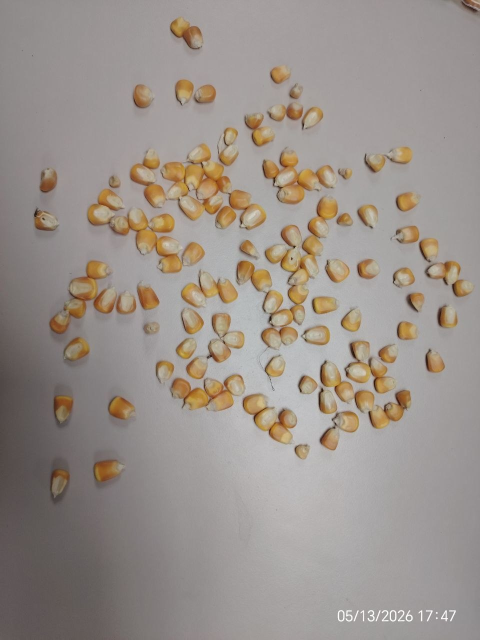
#> input picture Deployment_Folder/raw_photos/Broken/photo_2026-05-28_20-22-31.jpg, 960 x 1280 px (shown at 1/2 size); its folder holds only this picture in this run
$ python crop_seeds.py
#> lines starting #> are read from the running program, lines starting #| are printed output that depends on the picture; after the words box and inside, x2 and y2 are one past the last pixel; in counts of white or black regions, pixels touching at a corner belong together
import argparse
from pathlib import Path

import cv2
import numpy as np


IMAGE_EXTENSIONS = {".jpg", ".jpeg", ".png", ".bmp", ".tif", ".tiff", ".webp"}


def list_images(input_path):
    """Return image paths while preserving a stable order."""
    input_path = Path(input_path)
    if input_path.is_file():
        return [input_path]

    return sorted(
        path
        for path in input_path.rglob("*")
        if path.is_file() and path.suffix.lower() in IMAGE_EXTENSIONS
    )


def estimate_background_lab(image_lab):
    h, w = image_lab.shape[:2]
    border = max(8, int(min(h, w) * 0.04))
    samples = np.concatenate(
        [
            image_lab[:border, :, :].reshape(-1, 3),
            image_lab[-border:, :, :].reshape(-1, 3),
            image_lab[:, :border, :].reshape(-1, 3),
            image_lab[:, -border:, :].reshape(-1, 3),
        ],
        axis=0,
    )
    return np.median(samples, axis=0)


def build_foreground_mask(image, threshold=None):
    blurred = cv2.GaussianBlur(image, (5, 5), 0)
    lab = cv2.cvtColor(blurred, cv2.COLOR_BGR2LAB).astype(np.float32)
    hsv = cv2.cvtColor(blurred, cv2.COLOR_BGR2HSV)
    bg_lab = estimate_background_lab(lab)
    bg_l, _, bg_b = bg_lab

    delta_l = (lab[:, :, 0] - bg_lab[0]) * 0.35
    delta_a = lab[:, :, 1] - bg_lab[1]
    delta_b = lab[:, :, 2] - bg_lab[2]
    distance = np.sqrt(delta_l * delta_l + delta_a * delta_a + delta_b * delta_b)
    distance_u8 = cv2.normalize(distance, None, 0, 255, cv2.NORM_MINMAX).astype(np.uint8)

    if bg_l > 95:
        hue = hsv[:, :, 0]
        saturation = hsv[:, :, 1]
        value = hsv[:, :, 2]
        lab_b = lab[:, :, 2]

        yellow_hue = hue <= 45
        enough_color = saturation >= 25
        yellow_lab = lab_b >= max(132, bg_b + 3)
        pale_yellow_lab = (lab_b >= max(136, bg_b + 8)) & (saturation >= 12)
        mask = (
            ((yellow_hue & enough_color & yellow_lab) | pale_yellow_lab)
            & (value >= 45)
        ).astype(np.uint8) * 255
    else:
        if threshold is None:
            otsu_threshold, _ = cv2.threshold(
                distance_u8, 0, 255, cv2.THRESH_BINARY + cv2.THRESH_OTSU
            )
            threshold = max(18, int(otsu_threshold * 0.75))

        _, mask = cv2.threshold(distance_u8, int(threshold), 255, cv2.THRESH_BINARY)

    kernel_3 = np.ones((3, 3), np.uint8)
    mask = cv2.morphologyEx(mask, cv2.MORPH_OPEN, kernel_3, iterations=1)
    mask = cv2.morphologyEx(mask, cv2.MORPH_CLOSE, kernel_3, iterations=1)
    return mask


def split_touching_objects(mask, min_area, peak_ratio=0.62):
    contours, _ = cv2.findContours(mask, cv2.RETR_EXTERNAL, cv2.CHAIN_APPROX_SIMPLE)
    output_masks = []

    for contour in contours:
        area = cv2.contourArea(contour)
        if area < min_area:
            continue

        x, y, w, h = cv2.boundingRect(contour)
        roi_mask = np.zeros((h, w), dtype=np.uint8)
        shifted = contour - np.array([[[x, y]]])
        cv2.drawContours(roi_mask, [shifted], -1, 255, -1)

        distance = cv2.distanceTransform(roi_mask, cv2.DIST_L2, 5)
        if distance.max() <= 0:
            output_masks.append((x, y, roi_mask))
            continue

        _, distance_fg = cv2.threshold(distance, peak_ratio * distance.max(), 255, 0)
        distance_fg = distance_fg.astype(np.uint8)

        erode_size = 5 if min(w, h) > 24 else 3
        erode_iterations = 2 if min(w, h) > 36 else 1
        erode_kernel = cv2.getStructuringElement(
            cv2.MORPH_ELLIPSE, (erode_size, erode_size)
        )
        eroded_fg = cv2.erode(roi_mask, erode_kernel, iterations=erode_iterations)

        distance_components, _ = cv2.connectedComponents(distance_fg)
        eroded_components, _ = cv2.connectedComponents(eroded_fg)
        sure_fg = eroded_fg if eroded_components > distance_components else distance_fg
        component_count, markers = cv2.connectedComponents(sure_fg)

        if component_count <= 2:
            output_masks.append((x, y, roi_mask))
            continue

        sure_bg = cv2.dilate(roi_mask, np.ones((3, 3), np.uint8), iterations=2)
        unknown = cv2.subtract(sure_bg, sure_fg)
        markers = markers + 1
        markers[unknown == 255] = 0

        watershed_input = cv2.cvtColor(roi_mask, cv2.COLOR_GRAY2BGR)
        markers = cv2.watershed(watershed_input, markers)

        for label in range(2, markers.max() + 1):
            object_mask = np.zeros_like(roi_mask)
            object_mask[markers == label] = 255
            if cv2.countNonZero(object_mask) >= min_area:
                output_masks.append((x, y, object_mask))

    return output_masks


def contour_from_mask(object_mask, offset_x, offset_y):
    contours, _ = cv2.findContours(object_mask, cv2.RETR_EXTERNAL, cv2.CHAIN_APPROX_SIMPLE)
    if not contours:
        return None
    contour = max(contours, key=cv2.contourArea)
    return contour + np.array([[[offset_x, offset_y]]])


def square_crop(image, bbox, padding, output_size, background_bgr):
    x, y, w, h = bbox
    center_x = x + w / 2
    center_y = y + h / 2
    side = int(max(w, h) + 2 * padding)
    side = max(side, 2)

    left = int(round(center_x - side / 2))
    top = int(round(center_y - side / 2))
    right = left + side
    bottom = top + side

    image_h, image_w = image.shape[:2]
    pad_left = max(0, -left)
    pad_top = max(0, -top)
    pad_right = max(0, right - image_w)
    pad_bottom = max(0, bottom - image_h)

    left = max(0, left)
    top = max(0, top)
    right = min(image_w, right)
    bottom = min(image_h, bottom)

    crop = image[top:bottom, left:right]
    if any((pad_left, pad_top, pad_right, pad_bottom)):
        crop = cv2.copyMakeBorder(
            crop,
            pad_top,
            pad_bottom,
            pad_left,
            pad_right,
            cv2.BORDER_CONSTANT,
            value=tuple(int(v) for v in background_bgr),
        )

    interpolation = cv2.INTER_AREA if crop.shape[0] > output_size else cv2.INTER_CUBIC
    return cv2.resize(crop, (output_size, output_size), interpolation=interpolation)


def output_folder_for_image(image_path, input_root, output_root):
    image_path = Path(image_path)
    input_root = Path(input_root)
    output_root = Path(output_root)

    if input_root.is_file():
        return output_root

    relative_parent = image_path.parent.relative_to(input_root)
    return output_root / relative_parent


def crop_seeds_from_image(
    image_path,
    input_root,
    output_root,
    size,
    padding,
    min_area,
    max_area,
    threshold,
    split_touching,
    debug,
):
    image = cv2.imread(str(image_path))
    if image is None:
        print(f"SKIP: Could not read {image_path}")
        return 0

    mask = build_foreground_mask(image, threshold=threshold)
    background_bgr = np.median(image.reshape(-1, 3), axis=0)

    if split_touching:
        object_masks = split_touching_objects(mask, min_area=min_area)
        contours = [
            contour_from_mask(object_mask, offset_x, offset_y)
            for offset_x, offset_y, object_mask in object_masks
        ]
        contours = [contour for contour in contours if contour is not None]
    else:
        contours, _ = cv2.findContours(mask, cv2.RETR_EXTERNAL, cv2.CHAIN_APPROX_SIMPLE)

    output_dir = output_folder_for_image(image_path, input_root, output_root)
    output_dir.mkdir(parents=True, exist_ok=True)
    stem = image_path.stem

    boxes = []
    for contour in contours:
        area = cv2.contourArea(contour)
        if area < min_area:
            continue
        if max_area is not None and area > max_area:
            continue

        x, y, w, h = cv2.boundingRect(contour)
        aspect_ratio = max(w, h) / max(1, min(w, h))
        if aspect_ratio > 4.5:
            continue

        boxes.append((x, y, w, h))

    boxes.sort(key=lambda box: (box[1], box[0]))

    for index, box in enumerate(boxes, start=1):
        crop = square_crop(
            image,
            box,
            padding=padding,
            output_size=size,
            background_bgr=background_bgr,
        )
        output_path = output_dir / f"{stem}_seed_{index:03d}.jpg"
        cv2.imwrite(str(output_path), crop, [int(cv2.IMWRITE_JPEG_QUALITY), 95])

    if debug:
        debug_dir = output_root / "_debug"
        debug_dir.mkdir(parents=True, exist_ok=True)
        cv2.imwrite(str(debug_dir / f"{stem}_mask.png"), mask)
        preview = image.copy()
        for box in boxes:
            x, y, w, h = box
            cv2.rectangle(preview, (x, y), (x + w, y + h), (0, 255, 0), 2)
        cv2.imwrite(str(debug_dir / f"{stem}_boxes.jpg"), preview)

    print(f"{image_path}: extracted {len(boxes)} seeds")
    return len(boxes)


def process_dataset(args):
    input_path = Path(args.input)
    output_path = Path(args.output)
    image_paths = list_images(input_path)

    if not image_paths:
        raise SystemExit(f"No images found in {input_path}")

    total = 0
    for image_path in image_paths:
        total += crop_seeds_from_image(
            image_path=image_path,
            input_root=input_path,
            output_root=output_path,
            size=args.size,
            padding=args.padding,
            min_area=args.min_area,
            max_area=args.max_area,
            threshold=args.threshold,
            split_touching=not args.no_split_touching,
            debug=args.debug,
        )
#> in crop_seeds_from_image, image is the input picture: shape (1280, 960, 3); mean B, G, R 139.4, 145.9, 154.4
#> in build_foreground_mask, `lab = cv2.cvtColor(blurred, cv2.COLOR_BGR2LAB).astype(np.float32)`:
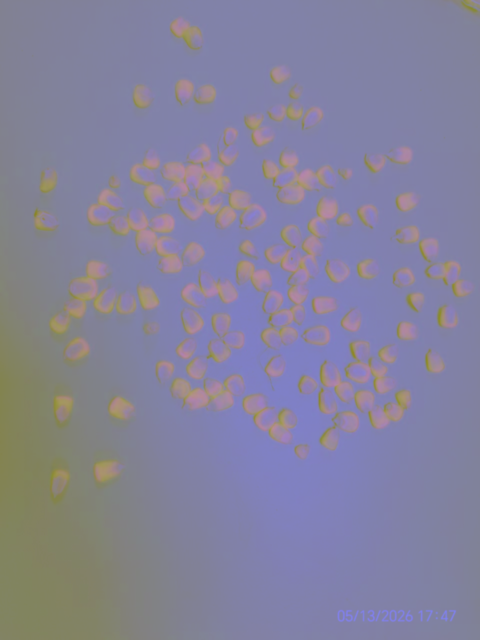
#> lab: shape (1280, 960, 3) float32 (shown at 1/2 size); mean B, G, R 155.6, 129.4, 132.1
#> in build_foreground_mask, `bg_lab = estimate_background_lab(lab)`: bg_lab = [155, 130, 129]
#> in build_foreground_mask, `bg_l, _, bg_b = bg_lab`: bg_l = 155; bg_b = 129
#> in build_foreground_mask, `yellow_hue = hue <= 45`:
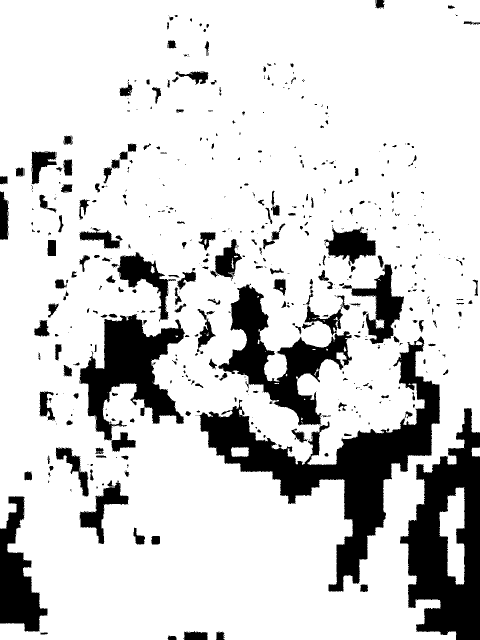
#> yellow_hue: shape (1280, 960) bool (shown at 1/2 size); 82.6% white; 587 black regions (338 under 20 px), largest, box (x1, y1, x2, y2) and area: (397, 673, 880, 1184) 54219, (800, 816, 960, 1280) 41249, (158, 628, 370, 882) 24273
#> in build_foreground_mask, `mask = ( ((yellow_hue & enough_color & yellow_lab) | pale_yellow_lab) ..`:
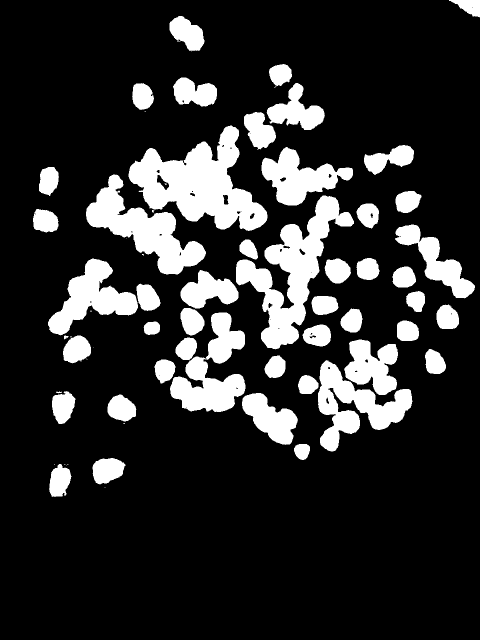
#> mask: shape (1280, 960) (shown at 1/2 size); 17.7% white; 67 white regions (18 under 20 px), largest, box (x1, y1, x2, y2) and area: (257, 251, 535, 462) 28378, (472, 391, 708, 699) 24193, (172, 349, 412, 549) 17509
#> in crop_seeds_from_image, `background_bgr = np.median(image.reshape(-1, 3), axis=0)`: background_bgr = [151, 153, 160]
#> in split_touching_objects, `contours, _ = cv2.findContours(mask, cv2.RETR_EXTERNAL, cv2.CHAIN_APPR..`: contours = 46 contours; largest, box (x1, y1, x2, y2) and area: (257, 251, 535, 462) 28556, (472, 391, 708, 698) 23752, (636, 679, 825, 903) 21230, (172, 349, 412, 549) 17144, (96, 517, 321, 670) 13406
#> the loop in split_touching_objects, `for contour in contours:` made 46 passes
#> (area, x, y, w, h, erode_iterations, distance_components, eroded_components) on passes 1 to 8: (1986.5, 99, 928, 43, 65, 2, 2, 2), (2465.5, 185, 916, 66, 52, 2, 2, 2), (754.5, 588, 888, 32, 32, 1, 2, 2), (2171, 215, 789, 57, 54, 2, 2, 2), (6196.5, 484, 786, 111, 103, 2, 2, 2), (2108.5, 104, 783, 47, 65, 2, 2, 3), (1139, 596, 750, 41, 38, 2, 2, 2), (1414.5, 309, 719, 42, 48, 2, 2, 2)
#> pass 1, in split_touching_objects, `eroded_fg = cv2.erode(roi_mask, erode_kernel, iterations=erode_iterati..`:
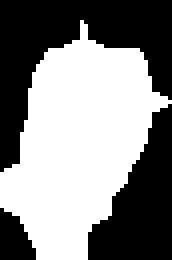
#> eroded_fg: shape (65, 43) (shown 4 times larger); 52.4% white; 3 black regions, box (x1, y1, x2, y2) and area: (0, 0, 43, 43) 773, (22, 26, 43, 65) 475, (0, 52, 9, 65) 83
#> after the loop in split_touching_objects, `for contour in contours:`:
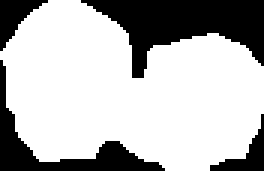
#> watershed_input: shape (57, 88, 3) (shown 3 times larger); 71.6% white; 4 black regions
#> after the loop in split_touching_objects, `for contour in contours:`: output_masks = 75 items
#> in contour_from_mask, `contours, _ = cv2.findContours(object_mask, cv2.RETR_EXTERNAL, cv2.CHA..`: contours = 1 contour; box (x1, y1, x2, y2) and area: (0, 0, 43, 65) 1986
#> in contour_from_mask, `contour = max(contours, key=cv2.contourArea)`: contour = contour of 74 points, box (x1, y1, x2, y2) (0, 0, 43, 65), area 1986
#> in contour_from_mask (call 2), `contours, _ = cv2.findContours(object_mask, cv2.RETR_EXTERNAL, cv2.CHA..`: contours = 1 contour; box (x1, y1, x2, y2) and area: (0, 0, 66, 52) 2466
#> in contour_from_mask (call 3), `contours, _ = cv2.findContours(object_mask, cv2.RETR_EXTERNAL, cv2.CHA..`: contours = 1 contour; box (x1, y1, x2, y2) and area: (0, 0, 32, 32) 754
#> in contour_from_mask (call 4), `contours, _ = cv2.findContours(object_mask, cv2.RETR_EXTERNAL, cv2.CHA..`: contours = 1 contour; box (x1, y1, x2, y2) and area: (0, 0, 57, 54) 2171
#> in contour_from_mask (call 5), `contours, _ = cv2.findContours(object_mask, cv2.RETR_EXTERNAL, cv2.CHA..`: contours = 1 contour; box (x1, y1, x2, y2) and area: (0, 0, 111, 103) 6196
#> in contour_from_mask (call 5), `contours, _ = cv2.findContours(object_mask, cv2.RETR_EXTERNAL, cv2.CHA..`:
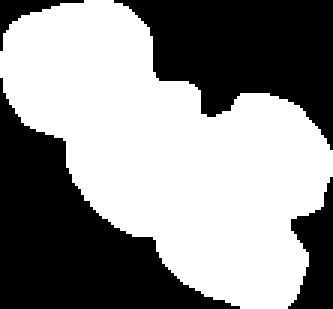
#> object_mask: shape (103, 111) (shown 3 times larger); 55.7% white; 4 black regions
#> in contour_from_mask (call 5), `contour = max(contours, key=cv2.contourArea)`: contour = contour of 163 points, box (x1, y1, x2, y2) (0, 0, 111, 103), area 6196
#> in contour_from_mask (call 6), `contours, _ = cv2.findContours(object_mask, cv2.RETR_EXTERNAL, cv2.CHA..`: contours = 1 contour; box (x1, y1, x2, y2) and area: (1, 1, 46, 64) 1999
#> in contour_from_mask (call 7), `contours, _ = cv2.findContours(object_mask, cv2.RETR_EXTERNAL, cv2.CHA..`: contours = 1 contour; box (x1, y1, x2, y2) and area: (0, 0, 41, 38) 1139
#> in contour_from_mask (call 8), `contours, _ = cv2.findContours(object_mask, cv2.RETR_EXTERNAL, cv2.CHA..`: contours = 1 contour; box (x1, y1, x2, y2) and area: (0, 0, 42, 48) 1414
#> in contour_from_mask (call 9), `contours, _ = cv2.findContours(object_mask, cv2.RETR_EXTERNAL, cv2.CHA..`: contours = 1 contour; box (x1, y1, x2, y2) and area: (0, 0, 42, 45) 1380
#> in contour_from_mask (call 10), `contours, _ = cv2.findContours(object_mask, cv2.RETR_EXTERNAL, cv2.CHA..`: contours = 1 contour; box (x1, y1, x2, y2) and area: (0, 0, 42, 50) 1502
#> in contour_from_mask (call 11), `contours, _ = cv2.findContours(object_mask, cv2.RETR_EXTERNAL, cv2.CHA..`: contours = 1 contour; box (x1, y1, x2, y2) and area: (54, 1, 140, 89) 4439
#> in contour_from_mask (call 12), `contours, _ = cv2.findContours(object_mask, cv2.RETR_EXTERNAL, cv2.CHA..`: contours = 1 contour; box (x1, y1, x2, y2) and area: (120, 10, 159, 50) 1138
#> in contour_from_mask (call 13), `contours, _ = cv2.findContours(object_mask, cv2.RETR_EXTERNAL, cv2.CHA..`: contours = 1 contour; box (x1, y1, x2, y2) and area: (4, 43, 48, 102) 1711
#> in contour_from_mask (call 14), `contours, _ = cv2.findContours(object_mask, cv2.RETR_EXTERNAL, cv2.CHA..`: contours = 1 contour; box (x1, y1, x2, y2) and area: (111, 72, 157, 110) 1292
#> in contour_from_mask (call 15), `contours, _ = cv2.findContours(object_mask, cv2.RETR_EXTERNAL, cv2.CHA..`: contours = 1 contour; box (x1, y1, x2, y2) and area: (32, 83, 78, 127) 1289
#> in contour_from_mask (call 16), `contours, _ = cv2.findContours(object_mask, cv2.RETR_EXTERNAL, cv2.CHA..`: contours = 1 contour; box (x1, y1, x2, y2) and area: (1, 95, 39, 150) 1510
#> in contour_from_mask (call 16), `contours, _ = cv2.findContours(object_mask, cv2.RETR_EXTERNAL, cv2.CHA..`:
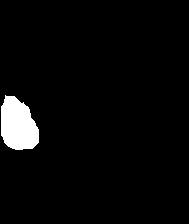
#> object_mask: shape (224, 189); 3.7% white; 1 white region
#> in contour_from_mask (call 16), `contour = max(contours, key=cv2.contourArea)`: contour = contour of 44 points, box (x1, y1, x2, y2) (1, 95, 39, 150), area 1510
#> in contour_from_mask (call 17), `contours, _ = cv2.findContours(object_mask, cv2.RETR_EXTERNAL, cv2.CHA..`: contours = 1 contour; box (x1, y1, x2, y2) and area: (69, 101, 114, 147) 1444
#> in contour_from_mask (call 18), `contours, _ = cv2.findContours(object_mask, cv2.RETR_EXTERNAL, cv2.CHA..`: contours = 1 contour; box (x1, y1, x2, y2) and area: (154, 100, 188, 141) 1006
#> in contour_from_mask (call 19), `contours, _ = cv2.findContours(object_mask, cv2.RETR_EXTERNAL, cv2.CHA..`: contours = 1 contour; box (x1, y1, x2, y2) and area: (100, 125, 175, 180) 2672
#> in contour_from_mask (call 20), `contours, _ = cv2.findContours(object_mask, cv2.RETR_EXTERNAL, cv2.CHA..`: contours = 1 contour; box (x1, y1, x2, y2) and area: (29, 143, 83, 188) 1834
#> in contour_from_mask (call 21), `contours, _ = cv2.findContours(object_mask, cv2.RETR_EXTERNAL, cv2.CHA..`: contours = 1 contour; box (x1, y1, x2, y2) and area: (5, 174, 42, 223) 1277
#> in contour_from_mask (call 22), `contours, _ = cv2.findContours(object_mask, cv2.RETR_EXTERNAL, cv2.CHA..`: contours = 1 contour; box (x1, y1, x2, y2) and area: (12, 1, 75, 86) 2742
#> in contour_from_mask (call 23), `contours, _ = cv2.findContours(object_mask, cv2.RETR_EXTERNAL, cv2.CHA..`: contours = 1 contour; box (x1, y1, x2, y2) and area: (112, 74, 150, 117) 1211
#> in contour_from_mask (call 24), `contours, _ = cv2.findContours(object_mask, cv2.RETR_EXTERNAL, cv2.CHA..`: contours = 1 contour; box (x1, y1, x2, y2) and area: (1, 79, 43, 124) 1290
#> in contour_from_mask (call 25), `contours, _ = cv2.findContours(object_mask, cv2.RETR_EXTERNAL, cv2.CHA..`: contours = 1 contour; box (x1, y1, x2, y2) and area: (24, 82, 129, 148) 4708
#> in contour_from_mask (call 26), `contours, _ = cv2.findContours(object_mask, cv2.RETR_EXTERNAL, cv2.CHA..`: contours = 1 contour; box (x1, y1, x2, y2) and area: (0, 0, 56, 55) 2206
#> in contour_from_mask (call 27), `contours, _ = cv2.findContours(object_mask, cv2.RETR_EXTERNAL, cv2.CHA..`: contours = 1 contour; box (x1, y1, x2, y2) and area: (0, 0, 57, 44) 1853
#> in contour_from_mask (call 28), `contours, _ = cv2.findContours(object_mask, cv2.RETR_EXTERNAL, cv2.CHA..`: contours = 1 contour; box (x1, y1, x2, y2) and area: (0, 0, 32, 27) 674
#> in contour_from_mask (call 29), `contours, _ = cv2.findContours(object_mask, cv2.RETR_EXTERNAL, cv2.CHA..`: contours = 1 contour; box (x1, y1, x2, y2) and area: (0, 0, 44, 41) 1476
#> in contour_from_mask (call 30), `contours, _ = cv2.findContours(object_mask, cv2.RETR_EXTERNAL, cv2.CHA..`: contours = 1 contour; box (x1, y1, x2, y2) and area: (10, 1, 49, 46) 1348
#> in contour_from_mask (call 31), `contours, _ = cv2.findContours(object_mask, cv2.RETR_EXTERNAL, cv2.CHA..`: contours = 1 contour; box (x1, y1, x2, y2) and area: (1, 37, 76, 101) 2956
#> in contour_from_mask (call 32), `contours, _ = cv2.findContours(object_mask, cv2.RETR_EXTERNAL, cv2.CHA..`: contours = 1 contour; box (x1, y1, x2, y2) and area: (0, 0, 44, 47) 1510
#> in contour_from_mask (call 33), `contours, _ = cv2.findContours(object_mask, cv2.RETR_EXTERNAL, cv2.CHA..`: contours = 1 contour; box (x1, y1, x2, y2) and area: (0, 0, 48, 55) 1880
#> in contour_from_mask (call 34), `contours, _ = cv2.findContours(object_mask, cv2.RETR_EXTERNAL, cv2.CHA..`: contours = 1 contour; box (x1, y1, x2, y2) and area: (0, 0, 45, 48) 1696
#> in contour_from_mask (call 35), `contours, _ = cv2.findContours(object_mask, cv2.RETR_EXTERNAL, cv2.CHA..`: contours = 1 contour; box (x1, y1, x2, y2) and area: (0, 0, 54, 38) 1617
#> in contour_from_mask (call 36), `contours, _ = cv2.findContours(object_mask, cv2.RETR_EXTERNAL, cv2.CHA..`: contours = 1 contour; box (x1, y1, x2, y2) and area: (0, 0, 37, 42) 1128
#> in contour_from_mask (call 37), `contours, _ = cv2.findContours(object_mask, cv2.RETR_EXTERNAL, cv2.CHA..`: contours = 1 contour; box (x1, y1, x2, y2) and area: (0, 0, 116, 77) 5086
#> in contour_from_mask (call 38), `contours, _ = cv2.findContours(object_mask, cv2.RETR_EXTERNAL, cv2.CHA..`: contours = 1 contour; box (x1, y1, x2, y2) and area: (0, 0, 47, 42) 1509
#> in contour_from_mask (call 39), `contours, _ = cv2.findContours(object_mask, cv2.RETR_EXTERNAL, cv2.CHA..`: contours = 1 contour; box (x1, y1, x2, y2) and area: (0, 0, 52, 50) 1897
#> in contour_from_mask (call 40), `contours, _ = cv2.findContours(object_mask, cv2.RETR_EXTERNAL, cv2.CHA..`: contours = 1 contour; box (x1, y1, x2, y2) and area: (74, 1, 129, 45) 1666
#> in crop_seeds_from_image, `contours = [ contour_from_mask(object_mask, offset_x, offset_y) for of..`: contours = 75 items
#> the loop in crop_seeds_from_image, `for contour in contours:` made 75 passes
#> (area, x, y, w, h, aspect_ratio) on passes 1 to 8: (1986.5, 99, 928, 43, 65, 1.51), (2465.5, 185, 916, 66, 52, 1.27), (754.5, 588, 888, 32, 32, 1), (2171, 215, 789, 57, 54, 1.06), (6196.5, 484, 786, 111, 103, 1.08), (1999, 105, 784, 45, 63, 1.4), (1139, 596, 750, 41, 38, 1.08), (1414.5, 309, 719, 42, 48, 1.14)
#> the loop in crop_seeds_from_image, `for index, box in enumerate(boxes, start=1):` made 75 passes
#> box on passes 1 to 8: (898, 0, 62, 34), (339, 32, 70, 69), (538, 128, 46, 44), (347, 156, 45, 52), (265, 167, 43, 52), (386, 167, 47, 44), (578, 167, 28, 34), (535, 200, 113, 59)
#| raw_photos/Broken/photo_2026-05-28_20-22-31.jpg: extracted 75 seeds

    print(f"Done. Extracted {total} seeds into {output_path}")


def parse_args():
    parser = argparse.ArgumentParser(
        description="Crop individual corn seeds from large photos into square 224x224 images."
    )
    parser.add_argument(
        "-i",
        "--input",
        default="raw_photos",
        help="Input image, folder, or class-folder dataset. Default: raw_photos",
    )
    parser.add_argument(
        "-o",
        "--output",
        default="dataset/train",
        help="Output folder for cropped seeds. Default: dataset/train",
    )
    parser.add_argument("--size", type=int, default=224, help="Final crop size in pixels.")
    parser.add_argument(
        "--padding",
        type=int,
        default=18,
        help="Padding around each detected seed before resizing.",
    )
    parser.add_argument(
        "--min-area",
        type=int,
        default=250,
        help="Minimum detected seed area in source-image pixels.",
    )
    parser.add_argument(
        "--max-area",
        type=int,
        default=None,
        help="Optional maximum detected seed area in source-image pixels.",
    )
    parser.add_argument(
        "--threshold",
        type=int,
        default=None,
        help="Manual foreground threshold from 0-255. Leave unset for auto.",
    )
    parser.add_argument(
        "--no-split-touching",
        action="store_true",
        help="Disable watershed splitting for kernels that touch each other.",
    )
    parser.add_argument(
        "--debug",
        action="store_true",
        help="Write detection masks and boxed previews to OUTPUT/_debug.",
    )
    return parser.parse_args()


if __name__ == "__main__":
    process_dataset(parse_args())
